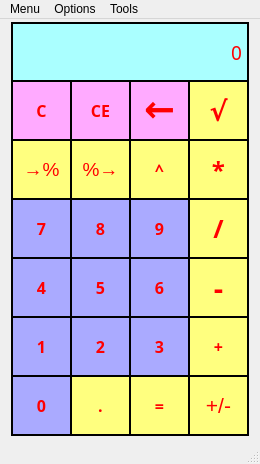
<?xml version="1.0" encoding="UTF-8"?>
<ui version="4.0">
 <class>MainWindow</class>
 <widget class="QMainWindow" name="MainWindow">
  <property name="geometry">
   <rect>
    <x>0</x>
    <y>0</y>
    <width>260</width>
    <height>464</height>
   </rect>
  </property>
  <property name="sizePolicy">
   <sizepolicy hsizetype="Fixed" vsizetype="Fixed">
    <horstretch>0</horstretch>
    <verstretch>0</verstretch>
   </sizepolicy>
  </property>
  <property name="contextMenuPolicy">
   <enum>Qt::ActionsContextMenu</enum>
  </property>
  <property name="windowTitle">
   <string>Calculator: Stage 1</string>
  </property>
  <property name="styleSheet">
   <string notr="true"/>
  </property>
  <widget class="QWidget" name="centralWidget">
   <widget class="QPushButton" name="pushButton_1">
    <property name="geometry">
     <rect>
      <x>11</x>
      <y>297</y>
      <width>61</width>
      <height>61</height>
     </rect>
    </property>
    <property name="font">
     <font>
      <family>Arial Black</family>
      <pointsize>12</pointsize>
      <weight>75</weight>
      <bold>true</bold>
     </font>
    </property>
    <property name="styleSheet">
     <string notr="true">color: rgb(255, 0, 0);
border: 2px solid black;
background-color: rgb(170, 170, 255);</string>
    </property>
    <property name="text">
     <string>1</string>
    </property>
   </widget>
   <widget class="QPushButton" name="pushButton_2">
    <property name="geometry">
     <rect>
      <x>70</x>
      <y>297</y>
      <width>61</width>
      <height>61</height>
     </rect>
    </property>
    <property name="font">
     <font>
      <family>Arial Black</family>
      <pointsize>12</pointsize>
      <weight>75</weight>
      <bold>true</bold>
     </font>
    </property>
    <property name="styleSheet">
     <string notr="true">color: rgb(255, 0, 0);
border: 2px solid black;
background-color: rgb(170, 170, 255);</string>
    </property>
    <property name="text">
     <string>2</string>
    </property>
   </widget>
   <widget class="QPushButton" name="plus">
    <property name="geometry">
     <rect>
      <x>188</x>
      <y>297</y>
      <width>61</width>
      <height>61</height>
     </rect>
    </property>
    <property name="font">
     <font>
      <family>Arial Black</family>
      <pointsize>12</pointsize>
      <weight>75</weight>
      <bold>true</bold>
     </font>
    </property>
    <property name="styleSheet">
     <string notr="true">color: rgb(255, 0, 0);
background-color: rgb(255, 255, 127);
border: 2px solid black;</string>
    </property>
    <property name="text">
     <string>+</string>
    </property>
   </widget>
   <widget class="QPushButton" name="pushButton_3">
    <property name="geometry">
     <rect>
      <x>129</x>
      <y>297</y>
      <width>61</width>
      <height>61</height>
     </rect>
    </property>
    <property name="font">
     <font>
      <family>Arial Black</family>
      <pointsize>12</pointsize>
      <weight>75</weight>
      <bold>true</bold>
     </font>
    </property>
    <property name="styleSheet">
     <string notr="true">color: rgb(255, 0, 0);
border: 2px solid black;
background-color: rgb(170, 170, 255);</string>
    </property>
    <property name="text">
     <string>3</string>
    </property>
   </widget>
   <widget class="QPushButton" name="minus">
    <property name="geometry">
     <rect>
      <x>188</x>
      <y>238</y>
      <width>61</width>
      <height>61</height>
     </rect>
    </property>
    <property name="font">
     <font>
      <family>Arial Black</family>
      <pointsize>22</pointsize>
      <weight>75</weight>
      <bold>true</bold>
     </font>
    </property>
    <property name="styleSheet">
     <string notr="true">color: rgb(255, 0, 0);
background-color: rgb(255, 255, 127);
border: 2px solid black;</string>
    </property>
    <property name="text">
     <string>-</string>
    </property>
   </widget>
   <widget class="QPushButton" name="pushButton_6">
    <property name="geometry">
     <rect>
      <x>129</x>
      <y>238</y>
      <width>61</width>
      <height>61</height>
     </rect>
    </property>
    <property name="font">
     <font>
      <family>Arial Black</family>
      <pointsize>12</pointsize>
      <weight>75</weight>
      <bold>true</bold>
     </font>
    </property>
    <property name="styleSheet">
     <string notr="true">color: rgb(255, 0, 0);
border: 2px solid black;
background-color: rgb(170, 170, 255);</string>
    </property>
    <property name="text">
     <string>6</string>
    </property>
   </widget>
   <widget class="QPushButton" name="pushButton_4">
    <property name="geometry">
     <rect>
      <x>11</x>
      <y>238</y>
      <width>61</width>
      <height>61</height>
     </rect>
    </property>
    <property name="font">
     <font>
      <family>Arial Black</family>
      <pointsize>12</pointsize>
      <weight>75</weight>
      <bold>true</bold>
     </font>
    </property>
    <property name="styleSheet">
     <string notr="true">color: rgb(255, 0, 0);
border: 2px solid black;
background-color: rgb(170, 170, 255);</string>
    </property>
    <property name="text">
     <string>4</string>
    </property>
   </widget>
   <widget class="QPushButton" name="pushButton_5">
    <property name="geometry">
     <rect>
      <x>70</x>
      <y>238</y>
      <width>61</width>
      <height>61</height>
     </rect>
    </property>
    <property name="font">
     <font>
      <family>Arial Black</family>
      <pointsize>12</pointsize>
      <weight>75</weight>
      <bold>true</bold>
     </font>
    </property>
    <property name="styleSheet">
     <string notr="true">color: rgb(255, 0, 0);
border: 2px solid black;
background-color: rgb(170, 170, 255);</string>
    </property>
    <property name="text">
     <string>5</string>
    </property>
   </widget>
   <widget class="QPushButton" name="pushButton_9">
    <property name="geometry">
     <rect>
      <x>129</x>
      <y>179</y>
      <width>61</width>
      <height>61</height>
     </rect>
    </property>
    <property name="font">
     <font>
      <family>Arial Black</family>
      <pointsize>12</pointsize>
      <weight>75</weight>
      <bold>true</bold>
     </font>
    </property>
    <property name="styleSheet">
     <string notr="true">color: rgb(255, 0, 0);
border: 2px solid black;
background-color: rgb(170, 170, 255);</string>
    </property>
    <property name="text">
     <string>9</string>
    </property>
   </widget>
   <widget class="QPushButton" name="mul">
    <property name="geometry">
     <rect>
      <x>188</x>
      <y>120</y>
      <width>61</width>
      <height>61</height>
     </rect>
    </property>
    <property name="font">
     <font>
      <family>Arial Black</family>
      <pointsize>18</pointsize>
      <weight>75</weight>
      <bold>true</bold>
     </font>
    </property>
    <property name="styleSheet">
     <string notr="true">color: rgb(255, 0, 0);
background-color: rgb(255, 255, 127);
border: 2px solid black;</string>
    </property>
    <property name="text">
     <string>*</string>
    </property>
   </widget>
   <widget class="QPushButton" name="stepen">
    <property name="geometry">
     <rect>
      <x>129</x>
      <y>120</y>
      <width>61</width>
      <height>61</height>
     </rect>
    </property>
    <property name="font">
     <font>
      <family>Arial Black</family>
      <pointsize>12</pointsize>
      <weight>75</weight>
      <bold>true</bold>
     </font>
    </property>
    <property name="styleSheet">
     <string notr="true">color: rgb(255, 0, 0);
border: 2px solid black;
background-color: rgb(255, 255, 127);</string>
    </property>
    <property name="text">
     <string>^</string>
    </property>
   </widget>
   <widget class="QPushButton" name="div">
    <property name="geometry">
     <rect>
      <x>188</x>
      <y>179</y>
      <width>61</width>
      <height>61</height>
     </rect>
    </property>
    <property name="font">
     <font>
      <family>Arial Black</family>
      <pointsize>19</pointsize>
      <weight>75</weight>
      <bold>true</bold>
     </font>
    </property>
    <property name="styleSheet">
     <string notr="true">color: rgb(255, 0, 0);
background-color: rgb(255, 255, 127);
border: 2px solid black;</string>
    </property>
    <property name="text">
     <string>/</string>
    </property>
   </widget>
   <widget class="QPushButton" name="pushButton_7">
    <property name="geometry">
     <rect>
      <x>11</x>
      <y>179</y>
      <width>61</width>
      <height>61</height>
     </rect>
    </property>
    <property name="font">
     <font>
      <family>Arial Black</family>
      <pointsize>12</pointsize>
      <weight>75</weight>
      <bold>true</bold>
     </font>
    </property>
    <property name="styleSheet">
     <string notr="true">color: rgb(255, 0, 0);
border: 2px solid black;
background-color: rgb(170, 170, 255);</string>
    </property>
    <property name="text">
     <string>7</string>
    </property>
   </widget>
   <widget class="QPushButton" name="pushButton_8">
    <property name="geometry">
     <rect>
      <x>70</x>
      <y>179</y>
      <width>61</width>
      <height>61</height>
     </rect>
    </property>
    <property name="font">
     <font>
      <family>Arial Black</family>
      <pointsize>12</pointsize>
      <weight>75</weight>
      <bold>true</bold>
     </font>
    </property>
    <property name="styleSheet">
     <string notr="true">color: rgb(255, 0, 0);
border: 2px solid black;
background-color: rgb(170, 170, 255);</string>
    </property>
    <property name="text">
     <string>8</string>
    </property>
   </widget>
   <widget class="QPushButton" name="clear">
    <property name="geometry">
     <rect>
      <x>70</x>
      <y>61</y>
      <width>61</width>
      <height>61</height>
     </rect>
    </property>
    <property name="font">
     <font>
      <family>Arial Black</family>
      <pointsize>12</pointsize>
      <weight>75</weight>
      <bold>true</bold>
     </font>
    </property>
    <property name="styleSheet">
     <string notr="true">color: rgb(255, 0, 0);
border: 2px solid black;
border-color: rgb(0, 0, 0);
background-color: rgb(255, 170, 255);
</string>
    </property>
    <property name="text">
     <string>CE</string>
    </property>
   </widget>
   <widget class="QPushButton" name="koren">
    <property name="geometry">
     <rect>
      <x>188</x>
      <y>61</y>
      <width>61</width>
      <height>61</height>
     </rect>
    </property>
    <property name="font">
     <font>
      <family>Arial Black</family>
      <pointsize>20</pointsize>
      <weight>75</weight>
      <bold>true</bold>
      <kerning>false</kerning>
     </font>
    </property>
    <property name="styleSheet">
     <string notr="true">color: rgb(255, 0, 0);
border: 2px solid black;
background-color: rgb(255, 255, 127);</string>
    </property>
    <property name="text">
     <string>√</string>
    </property>
   </widget>
   <widget class="QPushButton" name="clear_all">
    <property name="geometry">
     <rect>
      <x>11</x>
      <y>61</y>
      <width>61</width>
      <height>61</height>
     </rect>
    </property>
    <property name="font">
     <font>
      <family>Arial Black</family>
      <pointsize>12</pointsize>
      <weight>75</weight>
      <bold>true</bold>
     </font>
    </property>
    <property name="styleSheet">
     <string notr="true">color: rgb(255, 0, 0);
border-color: rgb(0, 0, 0);
background-color: rgb(255, 170, 255);
border: 2px solid black;</string>
    </property>
    <property name="text">
     <string>C</string>
    </property>
   </widget>
   <widget class="QPushButton" name="percent">
    <property name="geometry">
     <rect>
      <x>11</x>
      <y>120</y>
      <width>61</width>
      <height>61</height>
     </rect>
    </property>
    <property name="font">
     <font>
      <pointsize>14</pointsize>
     </font>
    </property>
    <property name="styleSheet">
     <string notr="true">color: rgb(255, 0, 0);
background-color: rgb(255, 255, 127);
border: 2px solid black;</string>
    </property>
    <property name="text">
     <string>→%</string>
    </property>
   </widget>
   <widget class="QLabel" name="label">
    <property name="geometry">
     <rect>
      <x>11</x>
      <y>3</y>
      <width>238</width>
      <height>60</height>
     </rect>
    </property>
    <property name="font">
     <font>
      <family>MS Reference Sans Serif</family>
      <pointsize>14</pointsize>
     </font>
    </property>
    <property name="styleSheet">
     <string notr="true">color: rgb(255, 0, 0);
background-color: rgb(170, 255, 255);
border: 1.5px solid black;</string>
    </property>
    <property name="text">
     <string>0</string>
    </property>
    <property name="textFormat">
     <enum>Qt::AutoText</enum>
    </property>
    <property name="alignment">
     <set>Qt::AlignRight|Qt::AlignTrailing|Qt::AlignVCenter</set>
    </property>
   </widget>
   <widget class="QPushButton" name="pushButton_0">
    <property name="geometry">
     <rect>
      <x>11</x>
      <y>356</y>
      <width>61</width>
      <height>61</height>
     </rect>
    </property>
    <property name="font">
     <font>
      <family>Arial Black</family>
      <pointsize>12</pointsize>
      <weight>75</weight>
      <bold>true</bold>
     </font>
    </property>
    <property name="styleSheet">
     <string notr="true">color: rgb(255, 0, 0);
border: 2px solid black;
background-color: rgb(170, 170, 255);</string>
    </property>
    <property name="text">
     <string>0</string>
    </property>
   </widget>
   <widget class="QPushButton" name="ravno">
    <property name="geometry">
     <rect>
      <x>129</x>
      <y>356</y>
      <width>61</width>
      <height>61</height>
     </rect>
    </property>
    <property name="font">
     <font>
      <family>Arial Black</family>
      <pointsize>12</pointsize>
      <weight>75</weight>
      <bold>true</bold>
     </font>
    </property>
    <property name="styleSheet">
     <string notr="true">color: rgb(255, 0, 0);
background-color: rgb(255, 255, 127);
border: 2px solid black;</string>
    </property>
    <property name="text">
     <string>=</string>
    </property>
   </widget>
   <widget class="QPushButton" name="dot">
    <property name="geometry">
     <rect>
      <x>70</x>
      <y>356</y>
      <width>61</width>
      <height>61</height>
     </rect>
    </property>
    <property name="font">
     <font>
      <family>Arial Black</family>
      <pointsize>12</pointsize>
      <weight>75</weight>
      <bold>true</bold>
     </font>
    </property>
    <property name="styleSheet">
     <string notr="true">color: rgb(255, 0, 0);
border: 2px solid black;
background-color: rgb(255, 255, 127);</string>
    </property>
    <property name="text">
     <string>.</string>
    </property>
   </widget>
   <widget class="QPushButton" name="plmin">
    <property name="geometry">
     <rect>
      <x>188</x>
      <y>356</y>
      <width>61</width>
      <height>61</height>
     </rect>
    </property>
    <property name="font">
     <font>
      <pointsize>16</pointsize>
     </font>
    </property>
    <property name="styleSheet">
     <string notr="true">color: rgb(255, 0, 0);
background-color: rgb(255, 255, 127);
border: 2px solid black;</string>
    </property>
    <property name="text">
     <string>+/-</string>
    </property>
   </widget>
   <widget class="QPushButton" name="backspace">
    <property name="geometry">
     <rect>
      <x>129</x>
      <y>61</y>
      <width>61</width>
      <height>61</height>
     </rect>
    </property>
    <property name="sizePolicy">
     <sizepolicy hsizetype="Preferred" vsizetype="Preferred">
      <horstretch>0</horstretch>
      <verstretch>0</verstretch>
     </sizepolicy>
    </property>
    <property name="font">
     <font>
      <family>Berlin Sans FB Demi</family>
      <pointsize>28</pointsize>
      <weight>75</weight>
      <bold>true</bold>
     </font>
    </property>
    <property name="layoutDirection">
     <enum>Qt::LeftToRight</enum>
    </property>
    <property name="styleSheet">
     <string notr="true">color: rgb(255, 0, 0);
border: 2px solid black;
border-color: rgb(0, 0, 0);
background-color: rgb(255, 170, 255);
text-align: top;
</string>
    </property>
    <property name="text">
     <string>←</string>
    </property>
   </widget>
   <widget class="QPushButton" name="percent_2">
    <property name="geometry">
     <rect>
      <x>70</x>
      <y>120</y>
      <width>61</width>
      <height>61</height>
     </rect>
    </property>
    <property name="font">
     <font>
      <pointsize>14</pointsize>
     </font>
    </property>
    <property name="styleSheet">
     <string notr="true">color: rgb(255, 0, 0);
background-color: rgb(255, 255, 127);
border: 2px solid black;</string>
    </property>
    <property name="text">
     <string>%→</string>
    </property>
   </widget>
  </widget>
  <widget class="QMenuBar" name="menuBar">
   <property name="geometry">
    <rect>
     <x>0</x>
     <y>0</y>
     <width>260</width>
     <height>20</height>
    </rect>
   </property>
   <widget class="QMenu" name="menuMenu">
    <property name="title">
     <string>Menu</string>
    </property>
    <widget class="QMenu" name="menuStages">
     <property name="title">
      <string>Modes</string>
     </property>
     <addaction name="actionStage_2_trigonometry"/>
     <addaction name="actionStage_3_converter_2"/>
     <addaction name="actionStage_4_money_converter"/>
    </widget>
    <addaction name="menuStages"/>
    <addaction name="actionCalculation_list"/>
    <addaction name="separator"/>
    <addaction name="actionexit"/>
   </widget>
   <widget class="QMenu" name="menuOptions">
    <property name="title">
     <string>Options</string>
    </property>
    <widget class="QMenu" name="menuTheme">
     <property name="title">
      <string>Themes</string>
     </property>
     <addaction name="actionTheme_1"/>
     <addaction name="actionTheme_2"/>
     <addaction name="actionTheme_3"/>
    </widget>
    <widget class="QMenu" name="menuWindow_size">
     <property name="title">
      <string>Window size</string>
     </property>
     <addaction name="actionFull_screen"/>
     <addaction name="actionStandart_screen"/>
    </widget>
    <addaction name="menuTheme"/>
    <addaction name="menuWindow_size"/>
   </widget>
   <widget class="QMenu" name="menuGets">
    <property name="title">
     <string>Tools</string>
    </property>
    <addaction name="action1"/>
   </widget>
   <addaction name="menuMenu"/>
   <addaction name="menuOptions"/>
   <addaction name="menuGets"/>
  </widget>
  <widget class="QStatusBar" name="statusBar">
   <property name="font">
    <font>
     <pointsize>12</pointsize>
    </font>
   </property>
  </widget>
  <action name="actionexit">
   <property name="text">
    <string>Exit</string>
   </property>
  </action>
  <action name="actionCalculation_list">
   <property name="text">
    <string>Calculation list</string>
   </property>
  </action>
  <action name="actionTheme_1">
   <property name="text">
    <string>Theme 1</string>
   </property>
  </action>
  <action name="actionTheme_2">
   <property name="text">
    <string>Theme 2</string>
   </property>
  </action>
  <action name="actionTheme_3">
   <property name="text">
    <string>Theme 3</string>
   </property>
  </action>
  <action name="actionStage_2_trigonometry">
   <property name="text">
    <string>Mode 2(trigonometry)</string>
   </property>
  </action>
  <action name="actionStage_3_converter_2">
   <property name="text">
    <string>Mode 3(converter)</string>
   </property>
  </action>
  <action name="actionStage_4_money_converter">
   <property name="text">
    <string>Mode 4(money converter)</string>
   </property>
  </action>
  <action name="actionFull_screen">
   <property name="text">
    <string>Full screen</string>
   </property>
  </action>
  <action name="actionStandart_screen">
   <property name="text">
    <string>Standart screen</string>
   </property>
  </action>
  <action name="action1">
   <property name="text">
    <string>1</string>
   </property>
  </action>
 </widget>
 <layoutdefault spacing="6" margin="11"/>
 <resources/>
 <connections/>
</ui>
